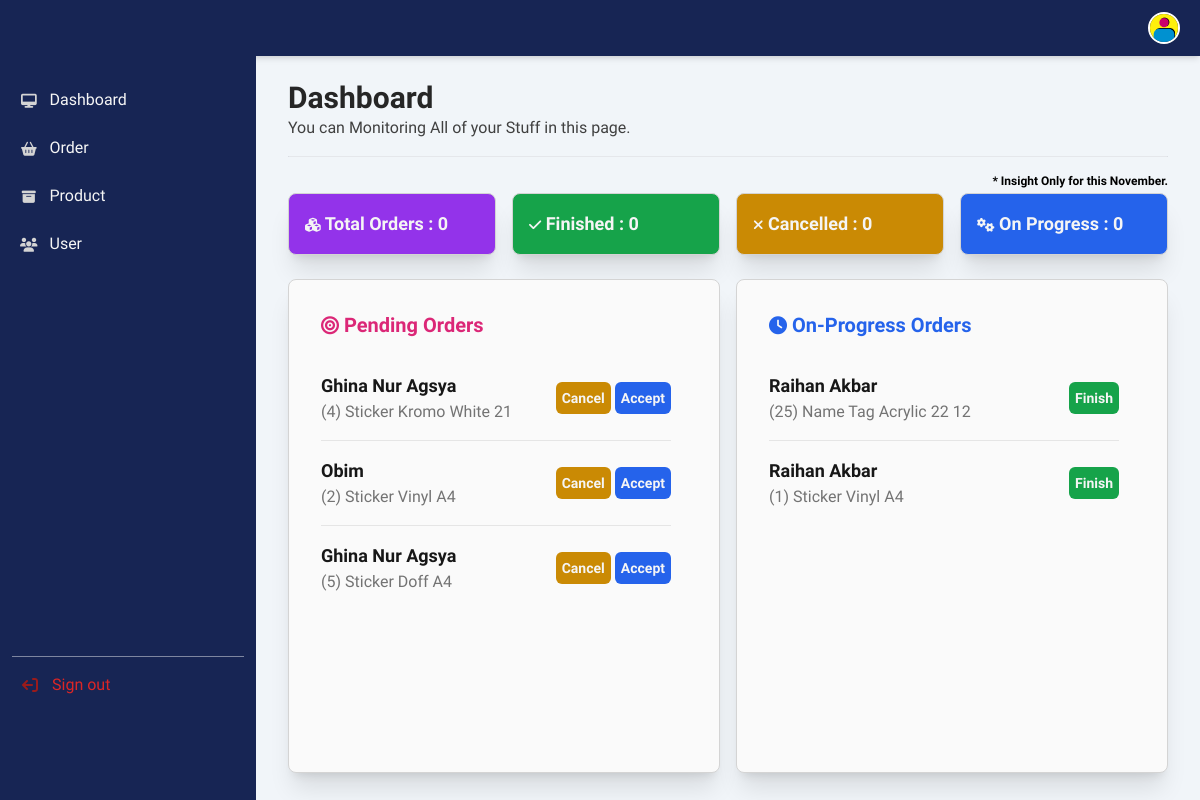
/dashboard.php (signed in), run on an earlier commit of the app's database.
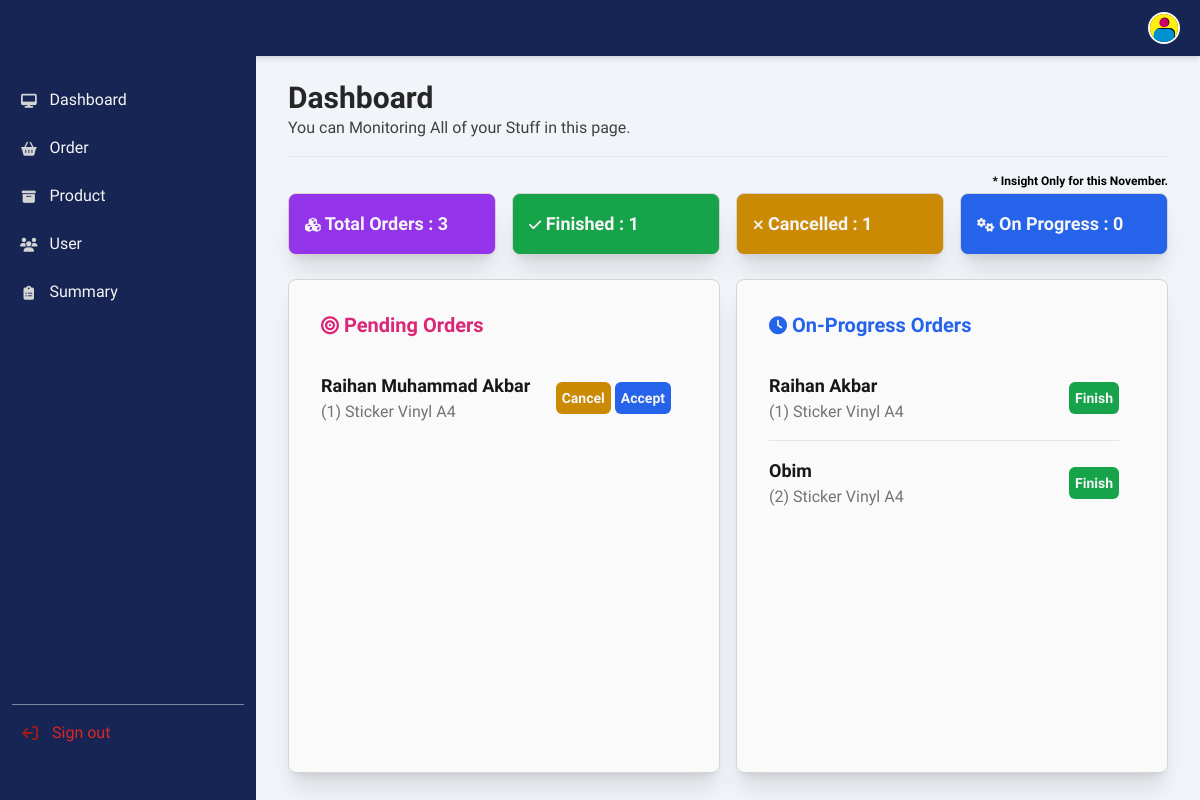
And on a later commit of the database.
### tables this page shows
CREATE TABLE `menu` (
  `menu_id` int(11) NOT NULL,
  `menu_title` varchar(20) NOT NULL,
  `menu_url` varchar(100) NOT NULL,
  `menu_icon` varchar(255) NOT NULL,
  `menu_access` varchar(100) NOT NULL
);

CREATE TABLE `book` (
  `book_id` int(11) NOT NULL,
  `book_by` varchar(255) NOT NULL,
  `product_name` varchar(255) NOT NULL,
  `size` varchar(255) NOT NULL,
  `type` varchar(255) NOT NULL,
  `total` int(11) NOT NULL,
  `qty` int(11) NOT NULL,
  `status` int(11) NOT NULL,
  `book_date` date NOT NULL
);

### dashboard.php (the view, shortened to what the changed rows need)
<?php
include_once 'conn.php';
$year = date('Y');
$month = date('m');
$order = "SELECT * FROM `book` WHERE MONTH(book_date) = '$month' AND YEAR(book_date) = '$year';";
$order_query = mysqli_query($con, $order);
$count_order = mysqli_num_rows($order_query);
$finished = "SELECT * FROM `book` WHERE MONTH(book_date) = '$month' AND YEAR(book_date) = '$year' AND status='1';";
$finished_query = mysqli_query($con, $finished);
$count_finished = mysqli_num_rows($finished_query);
$cancelled = "SELECT * FROM `book` WHERE MONTH(book_date) = '$month' AND YEAR(book_date) = '$year' AND status='3';";
$cancelled_query = mysqli_query($con, $cancelled);
$count_cancelled = mysqli_num_rows($cancelled_query);
?>
<!DOCTYPE html>
<html lang="en">
<head>
   <script src="https://cdn.tailwindcss.com"></script>
   <link href="https://cdnjs.cloudflare.com/ajax/libs/flowbite/2.3.0/flowbite.min.css" rel="stylesheet" />
   <link href="assets/css/custom.css" rel="stylesheet">
   <link rel="stylesheet" href="https://cdnjs.cloudflare.com/ajax/libs/font-awesome/6.5.2/css/all.min.css" />
</head>
<body class="bg-slate-100">
   <?php include '_navside.php' ?>
   <div class="p-4 sm:ml-64">
      <div class="p-4 mt-12">
         <div class="w-full">
            <h2 class="text-neutral-800 font-bold text-3xl">
               Dashboard
            </h2>
         </div>
         <div class="w-full mt-4">
            <div class="columns-1 md:columns-2 lg:columns-4 gap-4">
               <div class="p-4 bg-purple-600 text-neutral-100 font-semibold text-lg rounded-lg mb-2 border-neutral-300 border shadow-xl">
                  <p><i class="fa fa-cubes text-sm"></i> Total Orders : <?= $count_order ?></p>
               </div>
               <div class="p-4 bg-green-600 text-neutral-100 font-semibold text-lg rounded-lg mb-2 border-neutral-300 border shadow-xl">
                  <p><i class="fa fa-check text-sm"></i> Finished : <?= $count_finished ?></p>
               </div>
               <div class="p-4 bg-yellow-600 text-neutral-100 font-semibold text-lg rounded-lg mb-2 border-neutral-300 border shadow-xl">
                  <p><i class="fa fa-times text-sm"></i> Cancelled : <?= $count_cancelled ?></p>
               </div>
            </div>
         </div>
         <div class="w-full mt-4">
            <div class="flex flex-wrap">
               <div class="w-full lg:w-3/6 max-h-96 pr-0 lg:pr-2">
                  <div class="w-full p-4 bg-neutral-50 border border-neutral-300 rounded-lg shadow-xl sm:p-8">
                     <div class="flow-root">
                        <ul role="list" class="divide-y divide-neutral-200 h-screen max-h-96 overflow-y-scroll pr-4">
                           <?php
                           include_once 'conn.php';
                           $query = mysqli_query($con, "SELECT * FROM book WHERE status='4' ");
                           while ($book = mysqli_fetch_array($query)) { ?>
                              <form action="details_helper.php" method="post">
                                 <li class="py-3 sm:py-4">
                                    <div class="flex items-center">
                                       <div class="flex-1 min-w-0">
                                          <p class="text-lg font-bold text-neutral-900 truncate">
                                             <?= $book['book_by'] ?>
                                          </p>
                                          <p class="text-md text-neutral-500 truncate">
                                             <span>(<?= $book['qty'] ?>)</span>
                                             <span><?= $book['product_name'] ?></span>
                                             <span><?= $book['type'] ?></span>
                                             <span><?= $book['size'] ?></span>
                                          </p>
                                       </div>
                                       <div class="inline-flex items-center text-base font-semibold text-neutral-900 space-x-1">
                                          <button type="submit" name="cancel-order" class="p-1.5 text-sm bg-yellow-600 hover:bg-yellow-700 text-neutral-100 rounded-md">Cancel</button>
                                          <button type="submit" name="progress-order" class="p-1.5 text-sm bg-blue-600 hover:bg-blue-700 text-neutral-100 rounded-md">Accept</button>
                                       </div>
                                    </div>
                                 </li>
                              </form>
                           <?php } ?>
                        </ul>
                     </div>
                  </div>
               </div>
               <div class="w-full lg:w-3/6 max-h-96 pl-0 lg:pl-2 py-32 lg:py-0">
                  <div class="w-full p-4 bg-neutral-50 border border-neutral-300 rounded-lg shadow-xl sm:p-8">
                     <div class="flow-root">
                        <ul role="list" class="divide-y divide-neutral-200 h-screen max-h-96 overflow-y-scroll pr-4">
                           <?php
                           include_once 'conn.php';
                           $query = mysqli_query($con, "SELECT * FROM book WHERE status='2' ");
                           while ($book = mysqli_fetch_array($query)) { ?>
                              <form action="details_helper.php" method="post">
                                 <li class="py-3 sm:py-4">
                                    <div class="flex items-center">
                                       <div class="flex-1 min-w-0">
                                          <p class="text-lg font-bold text-neutral-900 truncate">
                                             <?= $book['book_by'] ?>
                                          </p>
                                          <p class="text-md text-neutral-500 truncate">
                                             <span>(<?= $book['qty'] ?>)</span>
                                             <span><?= $book['product_name'] ?></span>
                                             <span><?= $book['type'] ?></span>
                                             <span><?= $book['size'] ?></span>
                                          </p>
                                       </div>
                                       <div class="inline-flex items-center text-base font-semibold text-neutral-900 space-x-1">
                                          <button type="submit" name="done-order" class="p-1.5 text-sm bg-green-600 hover:bg-blue-700 text-neutral-100 rounded-md">Finish</button>
                                       </div>
                                    </div>
                              </form>
                           <?php } ?>
                        </ul>
                     </div>
                  </div>
               </div>
            </div>
         </div>
      </div>
   </div>
</body>
</html>

### _navside.php (shortened to what the changed rows need)
<aside id="logo-sidebar" class="fixed top-0 left-0 z-40 w-64 h-screen pt-20 transition-transform -translate-x-full bg-blue-950 sm:translate-x-0" aria-label="Sidebar">
  <div class="h-full px-3 pb-4 overflow-y-auto bg-blue-950">
    <ul class="space-y-2 font-regular">
      <?php
      include_once 'conn.php';
      $role_id = $_SESSION['role_id'];
      $query = mysqli_query($con, "SELECT * FROM menu WHERE menu_access LIKE '%$role_id%'");
      while ($menus = mysqli_fetch_array($query)) {
      ?>
        <li class="hover:bg-neutral-950 rounded-lg hover:opacity-50">
          <a href="<?= $menus['menu_url']; ?>" class="flex items-center p-2 text-neutral-100 rounded-lg font-medium">
            <i class="fa <?= $menus['menu_icon']; ?> fa-sm fa-fw text-neutral-300"></i>
            <span class="ms-3 ml-2"><?= $menus['menu_title']; ?></span>
          </a>
        </li>
      <?php } ?>
    </ul>
  </div>
</aside>

What changed in the data, as far as the page shows it:
no longer on this page (row edited): book: book_by "Ghina Nur Agsya", qty "4", product_name "Sticker Kromo", type "White", size "21", shown under "Pending Orders"
no longer on this page (row edited): book: book_by "Ghina Nur Agsya", qty "5", product_name "Sticker", type "Doff", size "A4", shown under "Pending Orders"
no longer on this page (row edited): book: book_by "Raihan Akbar", qty "25", product_name "Name Tag Acrylic", type "22", size "12", shown under "On-Progress Orders"
added menu: menu_title "Summary"
added book: book_by "Raihan Muhammad Akbar", qty "1", product_name "Sticker", type "Vinyl", size "A4", shown under "Pending Orders"
changed book "Obim": moves from the list under "Pending Orders" to the list under "On-Progress Orders"
Also different on the page:
$count_order: "0" → "3"
$count_finished: "0" → "1"
$count_cancelled: "0" → "1"
